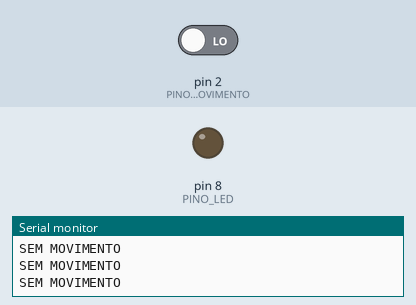
This sketch was run on a simulated Arduino Uno, built with avr-gcc and run on an emulated ATmega328P. Shown: output pins drawn as LEDs (lit = HIGH), the last lines printed to the serial monitor. The inputs (shaded band) are chosen by the test bench; at power-on: pin 2 (PINO_SENSOR_MOVIMENTO) LOW.

Above: at 1.8 s.
1.9 s: pin 2 (PINO_SENSOR_MOVIMENTO) driven HIGH
At 2.7 s:
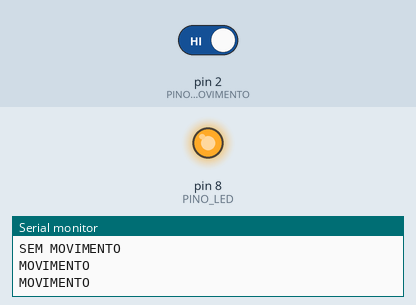
3.5 s: pin 2 (PINO_SENSOR_MOVIMENTO) driven LOW
At 3.9 s:
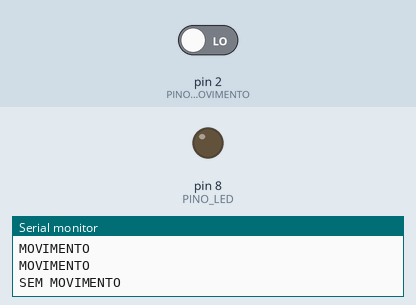
Timing chart, 0 to 6.5 s (numbered marks = the images above; inputs shaded):
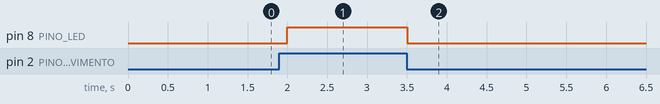

The sketch:

sensor_movimento.ino
```cpp
const int PINO_LED = 8;
const int PINO_SENSOR_MOVIMENTO = 2;

int movimento = 0;

void setup() {
  pinMode(PINO_LED, OUTPUT);
  pinMode(PINO_SENSOR_MOVIMENTO, INPUT);
  Serial.begin(9600);
}

void loop() {
  movimento = digitalRead(PINO_SENSOR_MOVIMENTO);

  if (movimento == HIGH) {
    Serial.println("MOVIMENTO");
    digitalWrite(PINO_LED, HIGH);
  } else {
    digitalWrite(PINO_LED, LOW);
    Serial.println("SEM MOVIMENTO");
  }
  delay(500);
}
```

Measured:
- after the input at 1.9 s, pin 8 (PINO_LED): LOW → HIGH after 0.10 s
- after the input at 3.5 s, pin 8 (PINO_LED): HIGH → LOW at once
